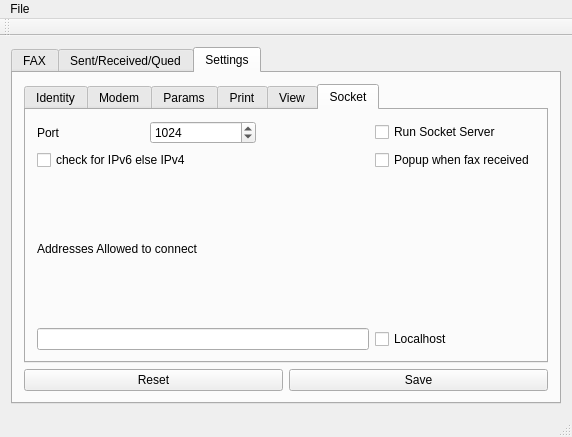
<?xml version="1.0" encoding="UTF-8"?>
<ui version="4.0">
 <class>MainWindow</class>
 <widget class="QMainWindow" name="MainWindow">
  <property name="geometry">
   <rect>
    <x>0</x>
    <y>0</y>
    <width>572</width>
    <height>437</height>
   </rect>
  </property>
  <property name="windowTitle">
   <string>MainWindow</string>
  </property>
  <widget class="QWidget" name="centralWidget">
   <layout class="QGridLayout" name="gridLayout">
    <item row="0" column="0">
     <widget class="QTabWidget" name="tabWidget">
      <property name="currentIndex">
       <number>2</number>
      </property>
      <widget class="QWidget" name="tab">
       <attribute name="title">
        <string>FAX</string>
       </attribute>
       <layout class="QGridLayout" name="gridLayout_3">
        <item row="4" column="2">
         <widget class="QPushButton" name="pushButton_8">
          <property name="text">
           <string>Stop</string>
          </property>
         </widget>
        </item>
        <item row="2" column="0">
         <widget class="QLabel" name="label">
          <property name="text">
           <string>Tel Number</string>
          </property>
         </widget>
        </item>
        <item row="3" column="0">
         <widget class="QPushButton" name="pushButton">
          <property name="text">
           <string>Send Fax</string>
          </property>
         </widget>
        </item>
        <item row="0" column="0" colspan="3">
         <widget class="QGroupBox" name="groupBox">
          <property name="title">
           <string>Fax To Send</string>
          </property>
          <layout class="QGridLayout" name="gridLayout_2">
           <item row="0" column="2">
            <widget class="QCheckBox" name="checkBox">
             <property name="text">
              <string>SocketMode</string>
             </property>
            </widget>
           </item>
           <item row="1" column="0">
            <widget class="QPushButton" name="pushButton_2">
             <property name="text">
              <string>Single File</string>
             </property>
            </widget>
           </item>
           <item row="1" column="1">
            <widget class="QPushButton" name="pushButton_3">
             <property name="text">
              <string>MultipleFiles</string>
             </property>
            </widget>
           </item>
           <item row="1" column="2">
            <widget class="QPushButton" name="pushButton_4">
             <property name="text">
              <string>SocketQue</string>
             </property>
            </widget>
           </item>
           <item row="0" column="0" colspan="2">
            <widget class="QLineEdit" name="lineEdit"/>
           </item>
          </layout>
         </widget>
        </item>
        <item row="3" column="2">
         <widget class="QPushButton" name="pushButton_6">
          <property name="text">
           <string>Take Over Call</string>
          </property>
         </widget>
        </item>
        <item row="3" column="1">
         <widget class="QPushButton" name="pushButton_5">
          <property name="text">
           <string>Answer Call</string>
          </property>
         </widget>
        </item>
        <item row="4" column="0">
         <widget class="QPushButton" name="pushButton_7">
          <property name="text">
           <string>Standby</string>
          </property>
         </widget>
        </item>
        <item row="1" column="0" colspan="2">
         <widget class="QListWidget" name="listWidget_2"/>
        </item>
        <item row="1" column="2">
         <widget class="QLabel" name="label_16">
          <property name="text">
           <string>Debug</string>
          </property>
         </widget>
        </item>
        <item row="2" column="1" colspan="2">
         <widget class="QLineEdit" name="lineEdit_2"/>
        </item>
       </layout>
      </widget>
      <widget class="QWidget" name="tab_9">
       <attribute name="title">
        <string>Sent/Received/Qued</string>
       </attribute>
       <layout class="QGridLayout" name="gridLayout_11">
        <item row="2" column="0">
         <widget class="QPushButton" name="pushButton_19">
          <property name="text">
           <string>Send/Retry</string>
          </property>
         </widget>
        </item>
        <item row="0" column="0">
         <widget class="QListWidget" name="listWidget"/>
        </item>
        <item row="1" column="0">
         <widget class="QPushButton" name="pushButton_20">
          <property name="text">
           <string>Remove</string>
          </property>
         </widget>
        </item>
       </layout>
      </widget>
      <widget class="QWidget" name="tab_2">
       <attribute name="title">
        <string>Settings</string>
       </attribute>
       <layout class="QGridLayout" name="gridLayout_4">
        <item row="1" column="1">
         <widget class="QPushButton" name="pushButton_9">
          <property name="text">
           <string>Save</string>
          </property>
         </widget>
        </item>
        <item row="1" column="0">
         <widget class="QPushButton" name="pushButton_11">
          <property name="text">
           <string>Reset</string>
          </property>
         </widget>
        </item>
        <item row="0" column="0" colspan="2">
         <widget class="QTabWidget" name="tabWidget_2">
          <property name="currentIndex">
           <number>5</number>
          </property>
          <widget class="QWidget" name="tab_3">
           <attribute name="title">
            <string>Identity</string>
           </attribute>
           <layout class="QGridLayout" name="gridLayout_6">
            <item row="0" column="0">
             <widget class="QLabel" name="label_2">
              <property name="text">
               <string>name</string>
              </property>
             </widget>
            </item>
            <item row="0" column="1">
             <widget class="QLineEdit" name="lineEdit_3"/>
            </item>
            <item row="1" column="0">
             <widget class="QLabel" name="label_3">
              <property name="text">
               <string>Number</string>
              </property>
             </widget>
            </item>
            <item row="1" column="1">
             <widget class="QLineEdit" name="lineEdit_4"/>
            </item>
           </layout>
          </widget>
          <widget class="QWidget" name="tab_4">
           <attribute name="title">
            <string>Modem</string>
           </attribute>
           <layout class="QGridLayout" name="gridLayout_5">
            <item row="0" column="0">
             <widget class="QLabel" name="label_4">
              <property name="text">
               <string>Serial Device</string>
              </property>
             </widget>
            </item>
            <item row="0" column="1">
             <widget class="QLineEdit" name="lineEdit_5"/>
            </item>
            <item row="1" column="0">
             <widget class="QLabel" name="label_5">
              <property name="text">
               <string>Lock File</string>
              </property>
             </widget>
            </item>
            <item row="1" column="1">
             <widget class="QLineEdit" name="lineEdit_6"/>
            </item>
            <item row="2" column="0">
             <widget class="QLabel" name="label_6">
              <property name="text">
               <string>Capabilities</string>
              </property>
             </widget>
            </item>
            <item row="2" column="1">
             <widget class="QLineEdit" name="lineEdit_7"/>
            </item>
            <item row="3" column="0">
             <widget class="QLabel" name="label_7">
              <property name="text">
               <string>Rings</string>
              </property>
             </widget>
            </item>
            <item row="3" column="1">
             <widget class="QSpinBox" name="spinBox"/>
            </item>
            <item row="3" column="2">
             <widget class="QPushButton" name="pushButton_10">
              <property name="text">
               <string>?</string>
              </property>
             </widget>
            </item>
            <item row="4" column="0" colspan="3">
             <layout class="QHBoxLayout" name="horizontalLayout">
              <item>
               <widget class="QRadioButton" name="radioButton">
                <property name="text">
                 <string>Auto</string>
                </property>
               </widget>
              </item>
              <item>
               <widget class="QRadioButton" name="radioButton_2">
                <property name="text">
                 <string>Class 1</string>
                </property>
               </widget>
              </item>
              <item>
               <widget class="QRadioButton" name="radioButton_3">
                <property name="text">
                 <string>Class 2</string>
                </property>
               </widget>
              </item>
              <item>
               <widget class="QRadioButton" name="radioButton_4">
                <property name="text">
                 <string>Class 2.0</string>
                </property>
               </widget>
              </item>
              <item>
               <widget class="QPushButton" name="pushButton_18">
                <property name="text">
                 <string>?</string>
                </property>
               </widget>
              </item>
             </layout>
            </item>
            <item row="2" column="2">
             <widget class="QPushButton" name="pushButton_15">
              <property name="text">
               <string>?</string>
              </property>
             </widget>
            </item>
            <item row="1" column="2">
             <widget class="QPushButton" name="pushButton_16">
              <property name="text">
               <string>?</string>
              </property>
             </widget>
            </item>
            <item row="0" column="2">
             <widget class="QPushButton" name="pushButton_17">
              <property name="text">
               <string>?</string>
              </property>
             </widget>
            </item>
            <item row="5" column="0">
             <layout class="QHBoxLayout" name="horizontalLayout_2">
              <item>
               <widget class="QLabel" name="label_8">
                <property name="text">
                 <string>Dial Mode</string>
                </property>
               </widget>
              </item>
              <item>
               <widget class="QRadioButton" name="radioButton_5">
                <property name="text">
                 <string>Tone</string>
                </property>
               </widget>
              </item>
              <item>
               <widget class="QRadioButton" name="radioButton_6">
                <property name="text">
                 <string>Pulse</string>
                </property>
               </widget>
              </item>
             </layout>
            </item>
           </layout>
          </widget>
          <widget class="QWidget" name="tab_5">
           <attribute name="title">
            <string>Params</string>
           </attribute>
           <layout class="QGridLayout" name="gridLayout_7">
            <item row="1" column="1">
             <widget class="QLineEdit" name="lineEdit_9"/>
            </item>
            <item row="2" column="0">
             <widget class="QLabel" name="label_11">
              <property name="text">
               <string>Other Params</string>
              </property>
             </widget>
            </item>
            <item row="0" column="0">
             <widget class="QLabel" name="label_9">
              <property name="text">
               <string>name</string>
              </property>
             </widget>
            </item>
            <item row="2" column="1">
             <widget class="QLineEdit" name="lineEdit_10"/>
            </item>
            <item row="1" column="0">
             <widget class="QLabel" name="label_10">
              <property name="text">
               <string>Reset Params</string>
              </property>
             </widget>
            </item>
            <item row="0" column="1">
             <widget class="QLineEdit" name="lineEdit_8"/>
            </item>
            <item row="0" column="2">
             <widget class="QPushButton" name="pushButton_12">
              <property name="text">
               <string>?</string>
              </property>
             </widget>
            </item>
            <item row="1" column="2">
             <widget class="QPushButton" name="pushButton_13">
              <property name="text">
               <string>?</string>
              </property>
             </widget>
            </item>
            <item row="2" column="2">
             <widget class="QPushButton" name="pushButton_14">
              <property name="text">
               <string>?</string>
              </property>
             </widget>
            </item>
           </layout>
          </widget>
          <widget class="QWidget" name="tab_6">
           <attribute name="title">
            <string>Print</string>
           </attribute>
           <layout class="QGridLayout" name="gridLayout_8">
            <item row="0" column="0" colspan="2">
             <widget class="QCheckBox" name="checkBox_2">
              <property name="text">
               <string>Use GTK Print System</string>
              </property>
             </widget>
            </item>
            <item row="1" column="0">
             <widget class="QLabel" name="label_13">
              <property name="text">
               <string>Print Program</string>
              </property>
             </widget>
            </item>
            <item row="1" column="1">
             <widget class="QLineEdit" name="lineEdit_11"/>
            </item>
            <item row="2" column="0">
             <widget class="QLabel" name="label_12">
              <property name="text">
               <string>Print Shrink</string>
              </property>
             </widget>
            </item>
            <item row="2" column="1">
             <widget class="QSpinBox" name="spinBox_2">
              <property name="value">
               <number>50</number>
              </property>
             </widget>
            </item>
            <item row="3" column="0" colspan="2">
             <widget class="QCheckBox" name="checkBox_3">
              <property name="text">
               <string>Popup Confirmation Dialog before printing</string>
              </property>
             </widget>
            </item>
           </layout>
          </widget>
          <widget class="QWidget" name="tab_7">
           <attribute name="title">
            <string>View</string>
           </attribute>
           <layout class="QGridLayout" name="gridLayout_9">
            <item row="0" column="0">
             <widget class="QLabel" name="label_14">
              <property name="text">
               <string>Post Script Viewer Program</string>
              </property>
             </widget>
            </item>
            <item row="0" column="1">
             <widget class="QLineEdit" name="lineEdit_12"/>
            </item>
           </layout>
          </widget>
          <widget class="QWidget" name="tab_8">
           <attribute name="title">
            <string>Socket</string>
           </attribute>
           <layout class="QGridLayout" name="gridLayout_10">
            <item row="0" column="0">
             <widget class="QLabel" name="label_15">
              <property name="text">
               <string>Port</string>
              </property>
             </widget>
            </item>
            <item row="0" column="3">
             <widget class="QCheckBox" name="checkBox_4">
              <property name="text">
               <string>Run Socket Server</string>
              </property>
             </widget>
            </item>
            <item row="1" column="0" colspan="2">
             <widget class="QCheckBox" name="checkBox_7">
              <property name="text">
               <string>check for IPv6 else IPv4</string>
              </property>
             </widget>
            </item>
            <item row="1" column="3">
             <widget class="QCheckBox" name="checkBox_5">
              <property name="text">
               <string>Popup when fax received</string>
              </property>
             </widget>
            </item>
            <item row="2" column="0" colspan="2">
             <widget class="QLabel" name="label_18">
              <property name="text">
               <string>Addresses Allowed to connect</string>
              </property>
             </widget>
            </item>
            <item row="3" column="3">
             <widget class="QCheckBox" name="checkBox_6">
              <property name="text">
               <string>Localhost</string>
              </property>
             </widget>
            </item>
            <item row="3" column="0" colspan="3">
             <widget class="QLineEdit" name="lineEdit_13"/>
            </item>
            <item row="0" column="1">
             <widget class="QSpinBox" name="spinBox_3">
              <property name="maximum">
               <number>10000</number>
              </property>
              <property name="value">
               <number>1024</number>
              </property>
             </widget>
            </item>
           </layout>
          </widget>
         </widget>
        </item>
       </layout>
      </widget>
     </widget>
    </item>
   </layout>
  </widget>
  <widget class="QMenuBar" name="menuBar">
   <property name="geometry">
    <rect>
     <x>0</x>
     <y>0</y>
     <width>572</width>
     <height>24</height>
    </rect>
   </property>
   <widget class="QMenu" name="menuFile">
    <property name="title">
     <string>File</string>
    </property>
    <addaction name="actionList_Of_Faxes"/>
    <addaction name="actionList_Of_Received"/>
   </widget>
   <addaction name="menuFile"/>
  </widget>
  <widget class="QToolBar" name="mainToolBar">
   <attribute name="toolBarArea">
    <enum>TopToolBarArea</enum>
   </attribute>
   <attribute name="toolBarBreak">
    <bool>false</bool>
   </attribute>
  </widget>
  <widget class="QStatusBar" name="statusBar"/>
  <action name="actionList_Of_Faxes">
   <property name="text">
    <string>List Of Sent</string>
   </property>
  </action>
  <action name="actionList_Of_Received">
   <property name="text">
    <string>List Of Received</string>
   </property>
  </action>
 </widget>
 <layoutdefault spacing="6" margin="11"/>
 <resources/>
 <connections/>
</ui>
